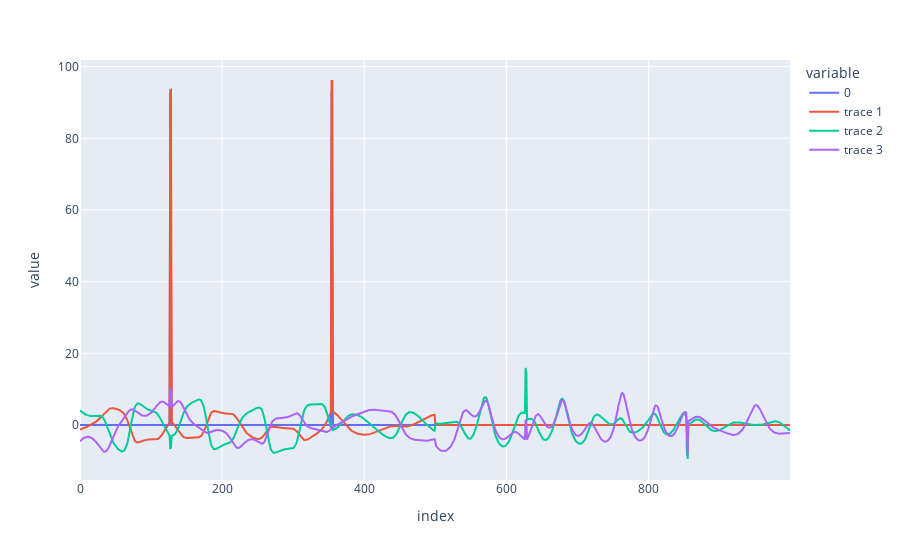

Notebook source saved alongside this figure:
### Code cell
fig = px.line(D[0][15,:1000]/4)
fig.add_trace(go.Scatter(y=D[1][15,:1000], mode='lines', showlegend=True))
fig.add_trace(go.Scatter(y=D[2][15,:1000], mode='lines', showlegend=True))
fig.add_trace(go.Scatter(y=D[3][15,:1000], mode='lines', showlegend=True))

### Figure 1 — Plotly figure (JSON) as saved in the notebook; plotly's stock layout.template omitted (floating-point values rounded to 4 significant figures; data arrays with more than 128 entries replaced by an {"elided": "..."} marker saying what was removed)
{"data": [{"hovertemplate": "variable=0<br>index=%{x}<br>value=%{y}<extra></extra>", "legendgroup": "0", "line": {"color": "#636efa", "dash": "solid"}, "marker": {"symbol": "circle"}, "mode": "lines", "name": "0", "orientation": "v", "showlegend": true, "type": "scatter", "x": {"elided": "1000 int values"}, "xaxis": "x", "y": {"elided": "1000 float values"}, "yaxis": "y"}, {"mode": "lines", "showlegend": true, "type": "scatter", "y": {"elided": "1000 float values"}}, {"mode": "lines", "showlegend": true, "type": "scatter", "y": {"elided": "1000 float values"}}, {"mode": "lines", "showlegend": true, "type": "scatter", "y": {"elided": "1000 float values"}}], "layout": {"legend": {"title": {"text": "variable"}, "tracegroupgap": 0}, "margin": {"t": 60}, "xaxis": {"anchor": "y", "domain": [0, 1], "title": {"text": "index"}}, "yaxis": {"anchor": "x", "domain": [0, 1], "title": {"text": "value"}}}}
